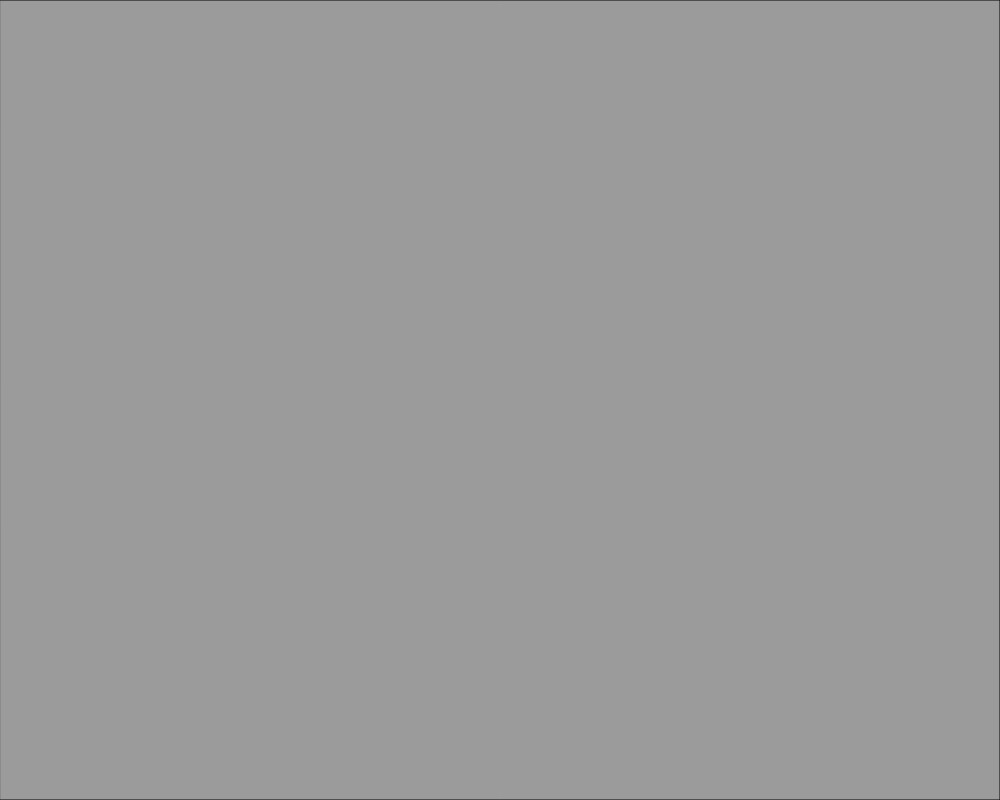
Frame 1 (no input)
Frame 60 (no input): identical to frame 1, image omitted
Frame 120 (the mouse pressed at the canvas centre since frame 60): identical to frame 1, image omitted

The p5.js sketch that drew this single still picture (run headless with seeded random() and noise() and a simulated clock; from frame 60 on, the mouse is pressed at the canvas centre):

// p5.js sketch
// ── sketch.js
 function setup() {
   createCanvas(1000, 800);
 }

 function draw() {

   if (keyIsPressed === true) {
     fill(255);
   } else {
     fill(155);
   }
   
   rect(0, 0, width, height);

 }
 
 
